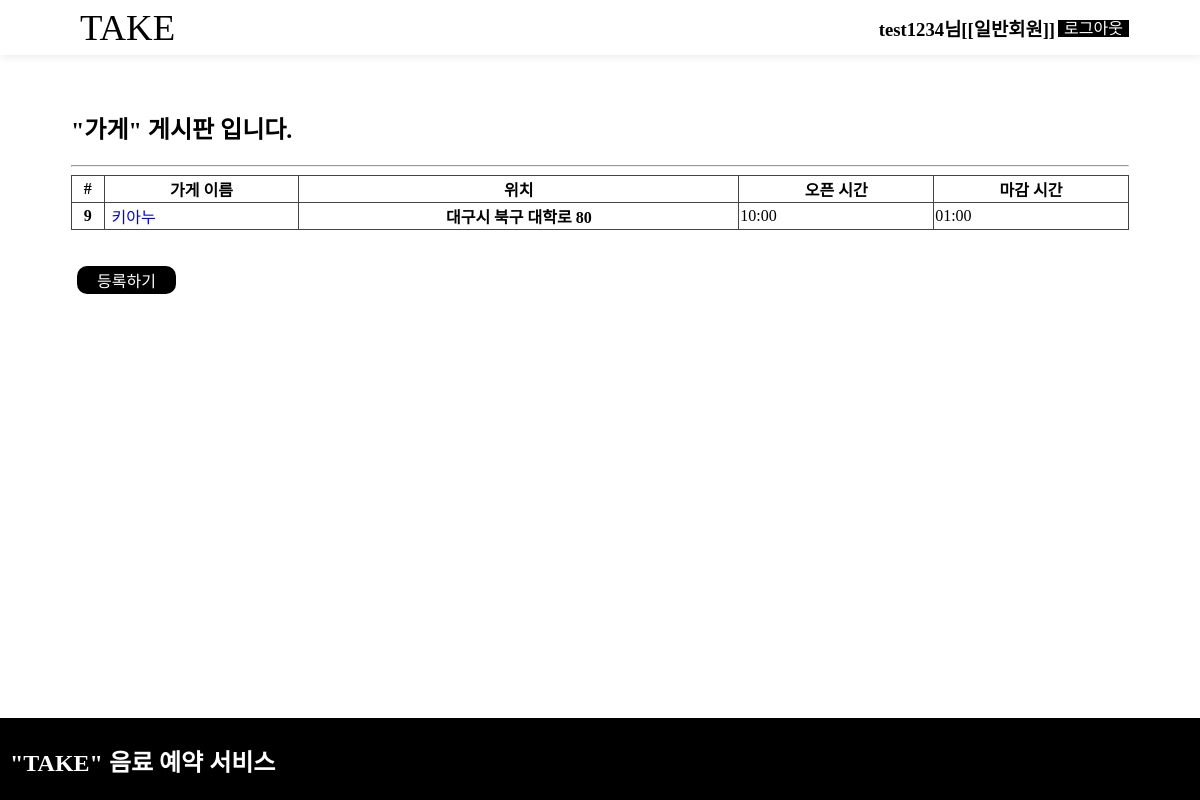
The app's page /market/ (signed in), older data.
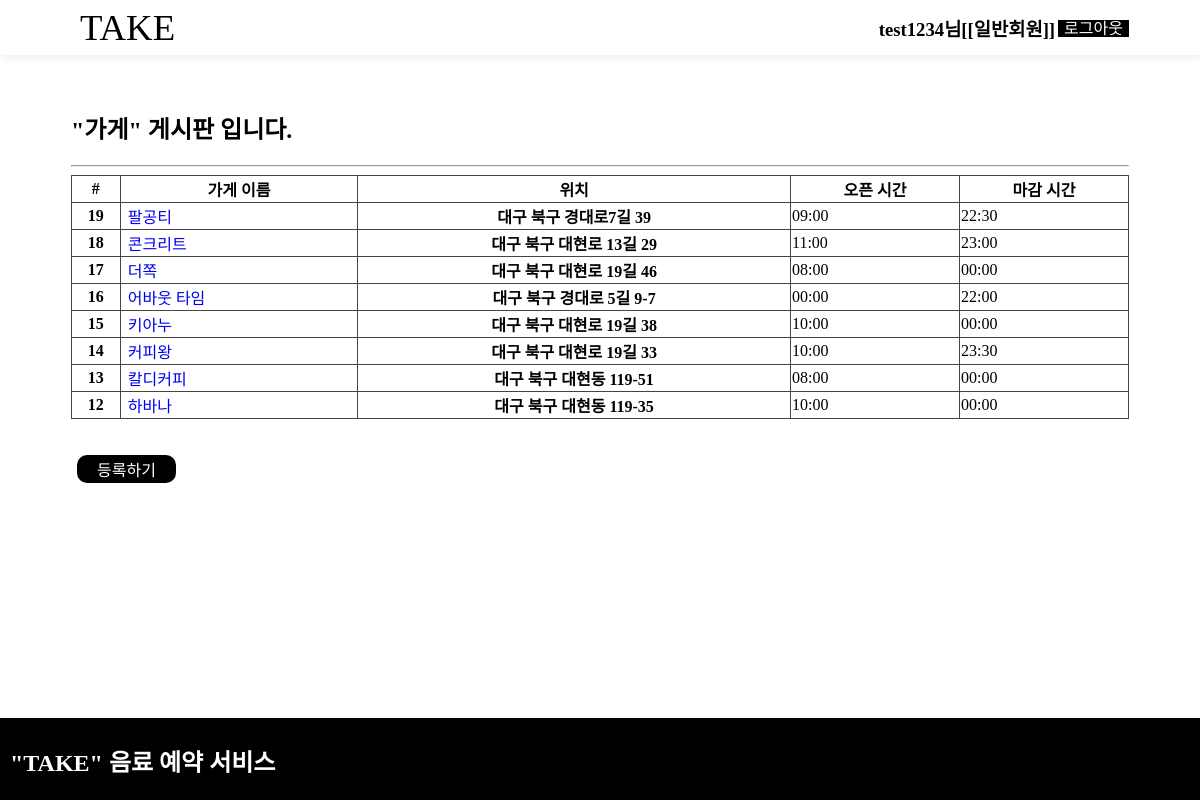
The same page, newer data.
### market/models.py (models this page shows, shortened)
class Market(models.Model):
    name=models.CharField(max_length=225)
    address=models.CharField(max_length=225)
    start_time=models.CharField(max_length=225)
    end_time=models.CharField(max_length=225)
    description=models.TextField()
    user=models.ForeignKey(User, on_delete=models.CASCADE, null=True)
    likes =models.ManyToManyField(
        User, # User 모델과 Market 모델을 M : N 관계로 두겠다.
        through='Like', # Like라는 중개 모델을 통해 M : N 관계를 맺는다.
        through_fields=('market', 'user'), # Like에 market 속성, user 속성을 추가하겠다.
        related_name='likes' # 1 : N  관계에서 market과 연결된 comment를 가져올 때 comment_set으로 가져왔는데,
        )

### market/views.py (the view)
# urls.py: path('market/', include('market.urls')),
def market(request):
    markets = Market.objects
    market_list = Market.objects.all().order_by('-id') # 블로그 객체 최신순나열
    return render(request, 'html/market.html', {'markets':market_list})

### market/templates/html/market.html
{% extends "base.html" %}
{% block content %}
{% load static %}
<link rel="stylesheet" href="{% static 'css/market.css' %}">
{% if user.is_authenticated %}
            <h2>"가게" 게시판 입니다.</h2>
            <hr>
            <table class="table" style="border-collapse: collapse; width:100%;  border: 1px solid black;">
                    <thead style="border: 1px solid #444444;">
                        <tr>
                        <th scope="col">#</th>
                        <th scope="col">가게 이름</th>
                        <th scope="col">위치</th>
                        <th scope="col">오픈 시간</th>
                        <th scope="col">마감 시간</th>
                        </tr>
                    </thead>
                    <tbody style="border: 1px solid #444444;">
                    {% for market in markets.all %}
                        <tr>
                            <th scope="row">{{market.id}}</th>
                            <td><a href="{%url 'detail' market.id %}">{{market.name}}</a></td>
                            <th scope="row">{{market.address}}</th>
                            <td>{{market.start_time}}</td>
                            <td>{{market.end_time}}</td>
                        </tr>
                    {% endfor %}
                    </tbody>
            </table>
            <br><br>
            <a href="{% url 'new' %}"><button style="
                background-color: black; /* Green */
                border: none;
                color: white;
                padding: 2px 20px;
                text-align: center;
                border-radius: 10px;
                text-decoration: none;
                display: inline-block;
                font-size: 16px;
                "  type="button" class="btn btn-danger">등록하기</button></a>
{% endif %}
{% endblock content %}

### blogProject/templates/html/base.html (shortened to what this page needs)
<!DOCTYPE html>
<html lang="en">
<head>
    <link rel="stylesheet" href="https://maxcdn.bootstrapcdn.com/font-awesome/4.7.0/css/font-awesome.min.css">
    {% load static %}
    <link rel="stylesheet" href="{% static 'css/base.css' %}">
</head>
<body>
    <div class="container">
        <header class="header">
            <div class="inner">
                <nav class="naviagtion">
                    <ul class="navigation__flex">
                        <li class="naviagtion__item" style="flex:1; "><a href="/" class="navigation__logo" style="color:black; background-color: white;" >TAKE</a></li>
                        {% if user.is_active %}
                            <h3>{{user.username}}님</h3>
                            {% if user.username != 'admin' %}
                                {% if user.profile.market_id != -1 %}
                                    <h3>[[가게 주인]]</h3>
                                {% else %}
                                    <h3>[[일반회원]]</h3>
                                {% endif %}
                            {% else %}
                                <h3>[[관리자]]</h3>
                            {% endif %}
                        <li class="naviagtion__item"><a href="{% url 'logout'%}">로그아웃</a></li>
                        {% else %}
                        <li class="naviagtion__item"><a href="{% url 'login'%}">로그인</a></li>
                        <li class="naviagtion__item"><a href="{% url 'signup'%}">회원가입</a></li>
                        {% endif %}
                    </ul>
                </nav>
            </div>
        </header>
        <section class="content inner2 textbook-detail solutions">
        {% block content %}
        {% endblock content %}
        </section>
    </div>
    <footer>
        <section class="inner">
            <section class="branding">
            <h2>"TAKE" 음료 예약 서비스</h2>
        </section>
    </footer>
</body>
</html>

### blogProject/templates/css/base.css (style rules this page uses)
html { font-size: 100%; box-sizing: border-box; }
body { font-size: 1rem; font-stretch: normal; font-weight: 400; color: #000; display: block; font-family: 'Cafe24Danjunghae'; }
body, html { box-sizing: border-box; height: 100%; margin: 0; min-width: 100%; padding: 0; position: relative; }
.container { min-height: 100%; position: relative; width: 100%; padding-top: 60px; padding-bottom:109px; }
body:not(.home) .container>.header { box-shadow: 1px 1px 10px rgba(0,0,0,.1); }
.container>.header { background: #fff; border-bottom: 0; height: 55px; left: 0; padding: 0 30px; position: fixed; top: 0; width: 100%; z-index: 90000; }
.container>.content { margin-top: -1px; min-height: 100%; position: relative; }
.container .inner2 { background-color: #fff; margin: 0 auto; max-width: 1118px; min-height: 100%; min-width: 280px; padding: 30px 30px 30px; position: relative; }
.container .inner { background-color: #fff; margin: 0 auto; max-width: 1118px; min-height: 55px; min-width: 280px; padding: 0px; position: relative; }
.navigation__flex { align-items: center; display: flex; flex-direction: row; height: 54px; justify-content: flex-end; margin: 0; padding-left: 30px; padding-right: 30px; width:100%; }
.header a { text-decoration: none; color: white; background-color: black; padding-left:6px; padding-right:6px; margin-left:3px; }
a { text-decoration: none; padding-left:6px; padding-right:6px; }
nav ol, nav ul { list-style: none; }
.navigation__logo { background-image: none; height: 20px; margin: 0; overflow: hidden; width: 100%; padding: right 770%; font-size: 2.3rem; color: black; background-color: white; }
body>footer { font-size: 1rem; font-stretch: normal; font-style: normal; font-weight: 300; background-color: #000; color: #fff; padding: 5px 0 2px!important; width: 100%; z-index: 200; }
footer { bottom : 0; position: fixed; }
footer .branding { margin-left: 10px; }
menu, ol, ul { padding: 0 0 0 40px; }
dl, menu, ol, ul { margin: 1em 0; }

### market/templates/css/market.css (style rules this page uses)
table { width: 100%; border: 1px solid #444444; border-collapse: collapse; }
th, td { border: 1px solid #444444; }

Row changes from the older to the newer data that the page shows:
removed Market: id "9", name "키아누", address "대구시 북구 대학로 80", start_time "10:00", end_time "01:00"
added Market: id "19", name "팔공티", address "대구 북구 경대로7길 39", start_time "09:00", end_time "22:30"
added Market: id "18", name "콘크리트", address "대구 북구 대현로 13길 29", start_time "11:00", end_time "23:00"
added Market: id "17", name "더쪽", address "대구 북구 대현로 19길 46", start_time "08:00", end_time "00:00"
added Market: id "16", name "어바웃 타임", address "대구 북구 경대로 5길 9-7", start_time "00:00", end_time "22:00"
added Market: id "15", name "키아누", address "대구 북구 대현로 19길 38", start_time "10:00", end_time "00:00"
added Market: id "14", name "커피왕", address "대구 북구 대현로 19길 33", start_time "10:00", end_time "23:30"
added Market: id "13", name "칼디커피", address "대구 북구 대현동 119-51", start_time "08:00", end_time "00:00"
added Market: id "12", name "하바나", address "대구 북구 대현동 119-35", start_time "10:00", end_time "00:00"
